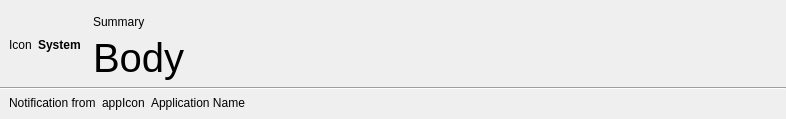
<?xml version="1.0" encoding="UTF-8"?>
<ui version="4.0">
 <class>NotificationDialog</class>
 <widget class="QDialog" name="NotificationDialog">
  <property name="geometry">
   <rect>
    <x>0</x>
    <y>0</y>
    <width>786</width>
    <height>119</height>
   </rect>
  </property>
  <property name="windowTitle">
   <string notr="true">NotificationDialog</string>
  </property>
  <property name="windowIcon">
   <iconset theme="theshell" resource="resources.qrc">
    <normaloff>:/icons/icon.svg</normaloff>:/icons/icon.svg</iconset>
  </property>
  <layout class="QVBoxLayout" name="verticalLayout_2">
   <property name="spacing">
    <number>6</number>
   </property>
   <property name="leftMargin">
    <number>0</number>
   </property>
   <property name="topMargin">
    <number>9</number>
   </property>
   <property name="rightMargin">
    <number>0</number>
   </property>
   <property name="bottomMargin">
    <number>9</number>
   </property>
   <item>
    <layout class="QHBoxLayout" name="horizontalLayout_3">
     <property name="leftMargin">
      <number>9</number>
     </property>
     <property name="rightMargin">
      <number>9</number>
     </property>
     <item>
      <widget class="QLabel" name="label">
       <property name="text">
        <string notr="true">Icon</string>
       </property>
      </widget>
     </item>
     <item>
      <widget class="QLabel" name="title">
       <property name="font">
        <font>
         <weight>75</weight>
         <bold>true</bold>
        </font>
       </property>
       <property name="text">
        <string notr="true">System</string>
       </property>
       <property name="alignment">
        <set>Qt::AlignLeading|Qt::AlignLeft|Qt::AlignVCenter</set>
       </property>
      </widget>
     </item>
     <item>
      <widget class="QStackedWidget" name="notificationType">
       <property name="currentIndex">
        <number>1</number>
       </property>
       <widget class="QWidget" name="page1">
        <layout class="QHBoxLayout" name="horizontalLayout_2">
         <property name="leftMargin">
          <number>0</number>
         </property>
         <property name="topMargin">
          <number>0</number>
         </property>
         <property name="rightMargin">
          <number>0</number>
         </property>
         <property name="bottomMargin">
          <number>0</number>
         </property>
         <item>
          <widget class="QLabel" name="body">
           <property name="sizePolicy">
            <sizepolicy hsizetype="Expanding" vsizetype="Preferred">
             <horstretch>0</horstretch>
             <verstretch>0</verstretch>
            </sizepolicy>
           </property>
           <property name="text">
            <string notr="true">Your battery is running low. You might want to plug in your PC.</string>
           </property>
           <property name="wordWrap">
            <bool>true</bool>
           </property>
          </widget>
         </item>
        </layout>
       </widget>
       <widget class="QWidget" name="page2">
        <layout class="QVBoxLayout" name="verticalLayout">
         <property name="spacing">
          <number>0</number>
         </property>
         <property name="leftMargin">
          <number>6</number>
         </property>
         <property name="topMargin">
          <number>0</number>
         </property>
         <property name="rightMargin">
          <number>0</number>
         </property>
         <property name="bottomMargin">
          <number>0</number>
         </property>
         <item>
          <widget class="QLabel" name="title1">
           <property name="text">
            <string notr="true">Summary</string>
           </property>
          </widget>
         </item>
         <item>
          <widget class="QLabel" name="body1">
           <property name="font">
            <font>
             <pointsize>30</pointsize>
            </font>
           </property>
           <property name="text">
            <string notr="true">Body</string>
           </property>
          </widget>
         </item>
        </layout>
       </widget>
      </widget>
     </item>
     <item>
      <layout class="QHBoxLayout" name="actionsLayout"/>
     </item>
     <item>
      <widget class="QPushButton" name="pushButton">
       <property name="text">
        <string/>
       </property>
       <property name="icon">
        <iconset theme="window-close">
         <normaloff>.</normaloff>.</iconset>
       </property>
       <property name="flat">
        <bool>true</bool>
       </property>
      </widget>
     </item>
    </layout>
   </item>
   <item>
    <widget class="Line" name="line">
     <property name="orientation">
      <enum>Qt::Horizontal</enum>
     </property>
    </widget>
   </item>
   <item>
    <layout class="QHBoxLayout" name="horizontalLayout">
     <property name="leftMargin">
      <number>9</number>
     </property>
     <property name="rightMargin">
      <number>9</number>
     </property>
     <property name="bottomMargin">
      <number>0</number>
     </property>
     <item>
      <widget class="QLabel" name="label_2">
       <property name="text">
        <string>Notification from</string>
       </property>
      </widget>
     </item>
     <item>
      <widget class="QLabel" name="appIcon">
       <property name="text">
        <string notr="true">appIcon</string>
       </property>
      </widget>
     </item>
     <item>
      <widget class="QLabel" name="appName">
       <property name="sizePolicy">
        <sizepolicy hsizetype="Expanding" vsizetype="Preferred">
         <horstretch>0</horstretch>
         <verstretch>0</verstretch>
        </sizepolicy>
       </property>
       <property name="text">
        <string notr="true">Application Name</string>
       </property>
      </widget>
     </item>
    </layout>
   </item>
  </layout>
 </widget>
 <resources>
  <include location="resources.qrc"/>
 </resources>
 <connections/>
</ui>
